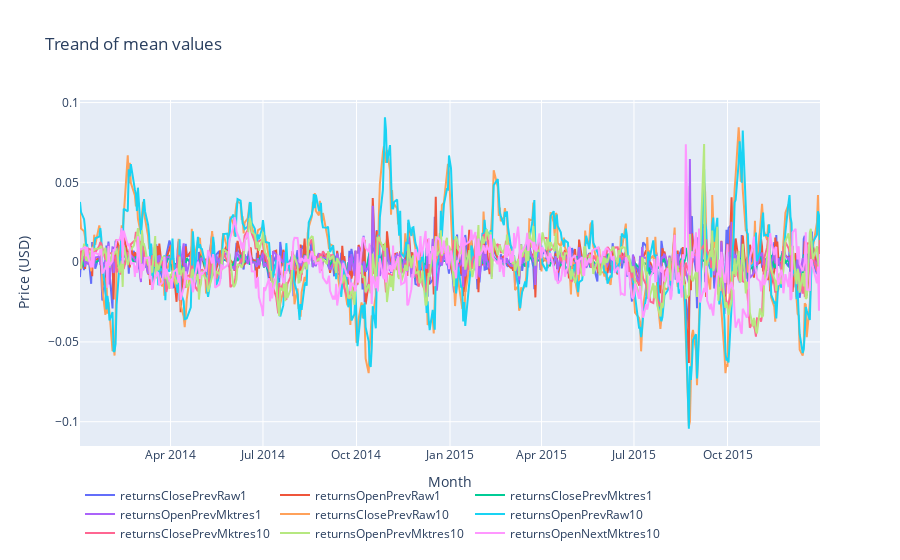

The notebook cell this image was saved under:
### Markdown cell above
Fluctuations seem to be high, but in fact they are lower that 8 percent. In fact it looks like a random noise...

### Code cell
data = []
for col in ['returnsClosePrevRaw1', 'returnsOpenPrevRaw1',
       'returnsClosePrevMktres1', 'returnsOpenPrevMktres1',
       'returnsClosePrevRaw10', 'returnsOpenPrevRaw10',
       'returnsClosePrevMktres10', 'returnsOpenPrevMktres10',
       'returnsOpenNextMktres10']:
    df = market_train_df.groupby('time')[col].mean().reset_index()
    data.append(go.Scatter(
        x = df['time'].dt.strftime(date_format='%Y-%m-%d').values,
        y = df[col].values,
        name = col
    ))
    
layout = go.Layout(dict(title = "Treand of mean values",
                  xaxis = dict(title = 'Month'),
                  yaxis = dict(title = 'Price (USD)'),
                  ),legend=dict(
                orientation="h"),)
py.iplot(dict(data=data, layout=layout), filename='basic-line')

### Figure 1 — Plotly figure (JSON) as saved in the notebook; plotly's stock layout.template omitted (floating-point values rounded to 4 significant figures; data arrays with more than 128 entries replaced by an {"elided": "..."} marker saying what was removed)
{"data": [{"name": "returnsClosePrevRaw1", "type": "scatter", "x": {"elided": "504 str values"}, "y": {"elided": "504 float values"}}, {"name": "returnsOpenPrevRaw1", "type": "scatter", "x": {"elided": "504 str values"}, "y": {"elided": "504 float values"}}, {"name": "returnsClosePrevMktres1", "type": "scatter", "x": {"elided": "504 str values"}, "y": {"elided": "504 float values"}}, {"name": "returnsOpenPrevMktres1", "type": "scatter", "x": {"elided": "504 str values"}, "y": {"elided": "504 float values"}}, {"name": "returnsClosePrevRaw10", "type": "scatter", "x": {"elided": "504 str values"}, "y": {"elided": "504 float values"}}, {"name": "returnsOpenPrevRaw10", "type": "scatter", "x": {"elided": "504 str values"}, "y": {"elided": "504 float values"}}, {"name": "returnsClosePrevMktres10", "type": "scatter", "x": {"elided": "504 str values"}, "y": {"elided": "504 float values"}}, {"name": "returnsOpenPrevMktres10", "type": "scatter", "x": {"elided": "504 str values"}, "y": {"elided": "504 float values"}}, {"name": "returnsOpenNextMktres10", "type": "scatter", "x": {"elided": "504 str values"}, "y": {"elided": "504 float values"}}], "layout": {"legend": {"orientation": "h"}, "title": {"text": "Treand of mean values"}, "xaxis": {"title": {"text": "Month"}}, "yaxis": {"title": {"text": "Price (USD)"}}}}
